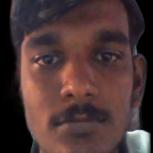
#> input picture tmp_ceph_image.jpg, 153 x 153 px; its folder holds only this picture in this run
$ python -i utils.py   (imports and definitions only)
#> lines starting #> are read from the running program, lines starting #| are printed output that depends on the picture
#> further down, picture is the input picture: shape (153, 153, 3); mean B, G, R 53.9, 54.5, 77.4
import os
import glob
import app.config as config
from PIL import Image
from PIL import Image, ImageEnhance

import cv2
import numpy as np

def enhance_image(image_np):
    # Convert to HSV color space
    hsv = cv2.cvtColor(image_np, cv2.COLOR_BGR2HSV)
#> hsv: shape (153, 153, 3); mean H, S, V 70.2, 83.6, 78.5
    # Split into channels
    h, s, v = cv2.split(hsv)
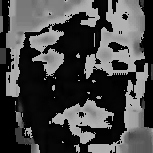
#> h: shape (153, 153); min 0, max 179, mean 70.2
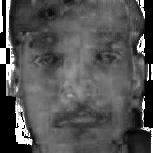
#> s: shape (153, 153); min 0, max 255, mean 83.6
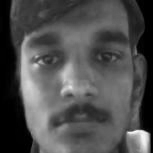
#> v: shape (153, 153); min 0, max 255, mean 78.5
    # Increase saturation by a factor, for example, 1.3
    s = cv2.convertScaleAbs(s * 1.3)  # Adjust the multiplier as needed
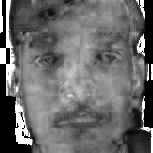
#> s: shape (153, 153); min 0, max 255, mean 105.3
    # Merge channels back
    enhanced_hsv = cv2.merge([h, s, v])
#> enhanced_hsv: shape (153, 153, 3); mean H, S, V 70.2, 105.3, 78.5
    # Convert back to BGR color space
    enhanced_img = cv2.cvtColor(enhanced_hsv, cv2.COLOR_HSV2BGR)
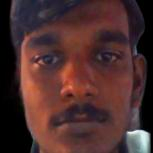
#> enhanced_img: shape (153, 153, 3); mean B, G, R 46.2, 46.9, 77
    return enhanced_img

def remove_representation():
    '''
    Delete all representation_*.pkl in database after execute DeepFace verify
    '''
    representations_path = glob.glob(os.path.join(config.DB_PATH, "representations_*.pkl"))
    if len(representations_path) != 0:
        for representation in representations_path:
            if os.path.exists(representation):
                os.remove(representation)

def check_empty_db():
    if len(os.listdir(config.DB_PATH)) == 0:
        return True
    return False

def show_img(input_path:str):
    '''
    Read image from path and show

    Arguments:
        input_path (str) Path to the input image.
    '''

    if not isinstance(input_path, str):
        raise TypeError("Only string is accepted, expect an input path as string.")

    if not os.path.exists(input_path):
        raise ValueError('Path to the image is not available.')

    try:
        image = Image.open(input_path)
        image.show()
    except:
        print("Error when reading image, check input_path.")


>>> import cv2
>>> picture = cv2.imread('../tmp_ceph_image.jpg')
>>> result = enhance_image(picture)

$ run again, on temp_WIN_20231011_12_48_35_Pro.jpg
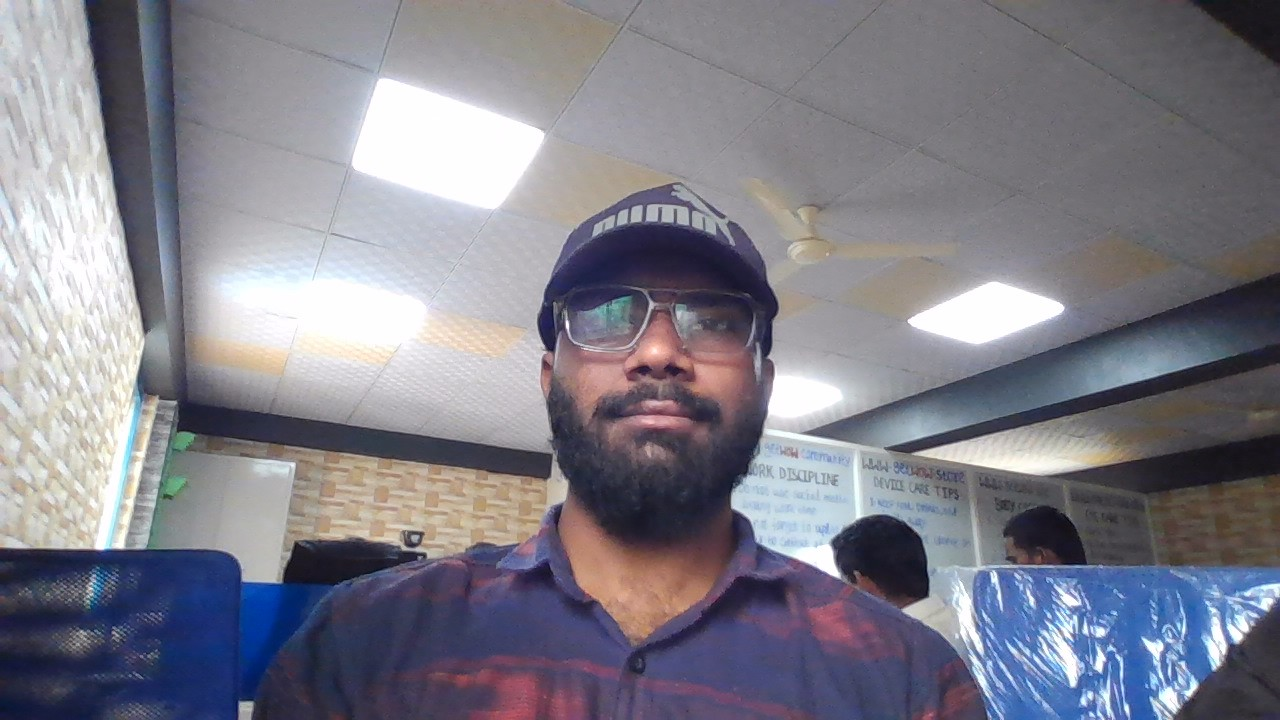
#> input picture temp_WIN_20231011_12_48_35_Pro.jpg, 1280 x 720 px
#> picture is the input picture: shape (720, 1280, 3); mean B, G, R 137.1, 126.2, 127.4
#> hsv: shape (720, 1280, 3); mean H, S, V 104.4, 44.6, 141.7
#> in enhance_image, `s = cv2.convertScaleAbs(s * 1.3)`:
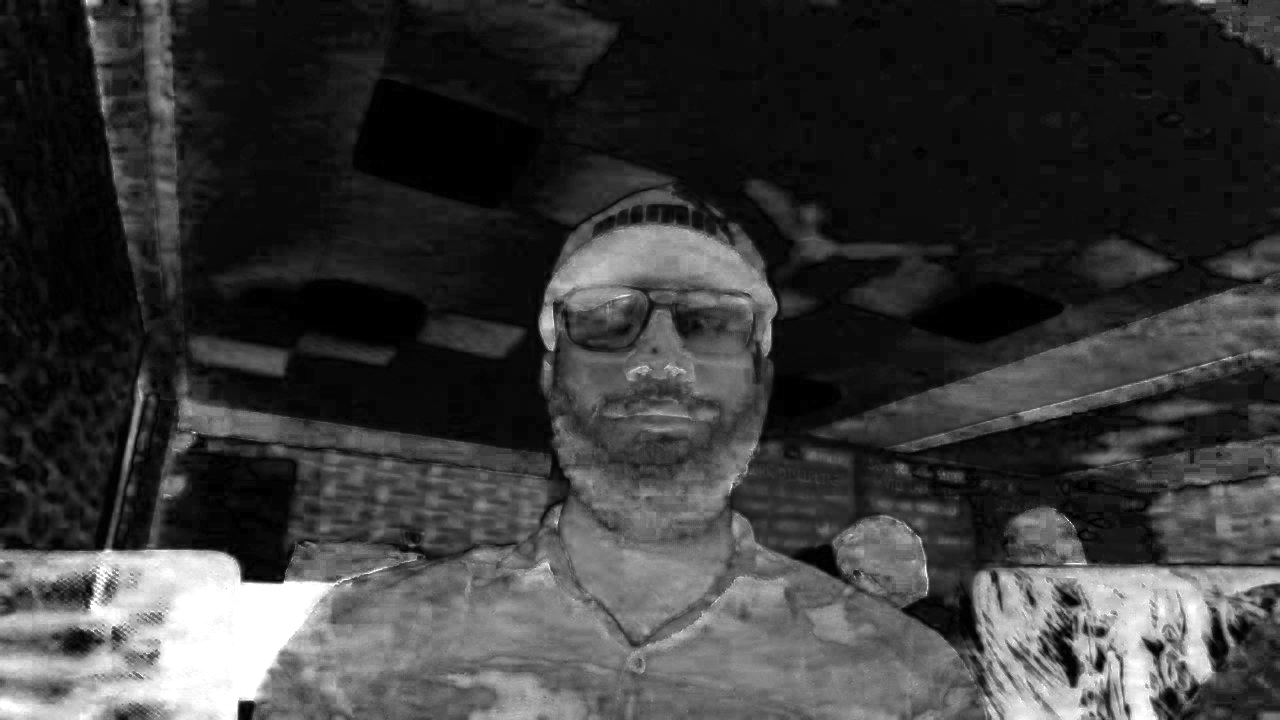
#> s: shape (720, 1280); min 0, max 255, mean 57.6
#> enhanced_hsv: shape (720, 1280, 3); mean H, S, V 104.4, 57.6, 141.7
#> in enhance_image, `enhanced_img = cv2.cvtColor(enhanced_hsv, cv2.COLOR_HSV2BGR)`:
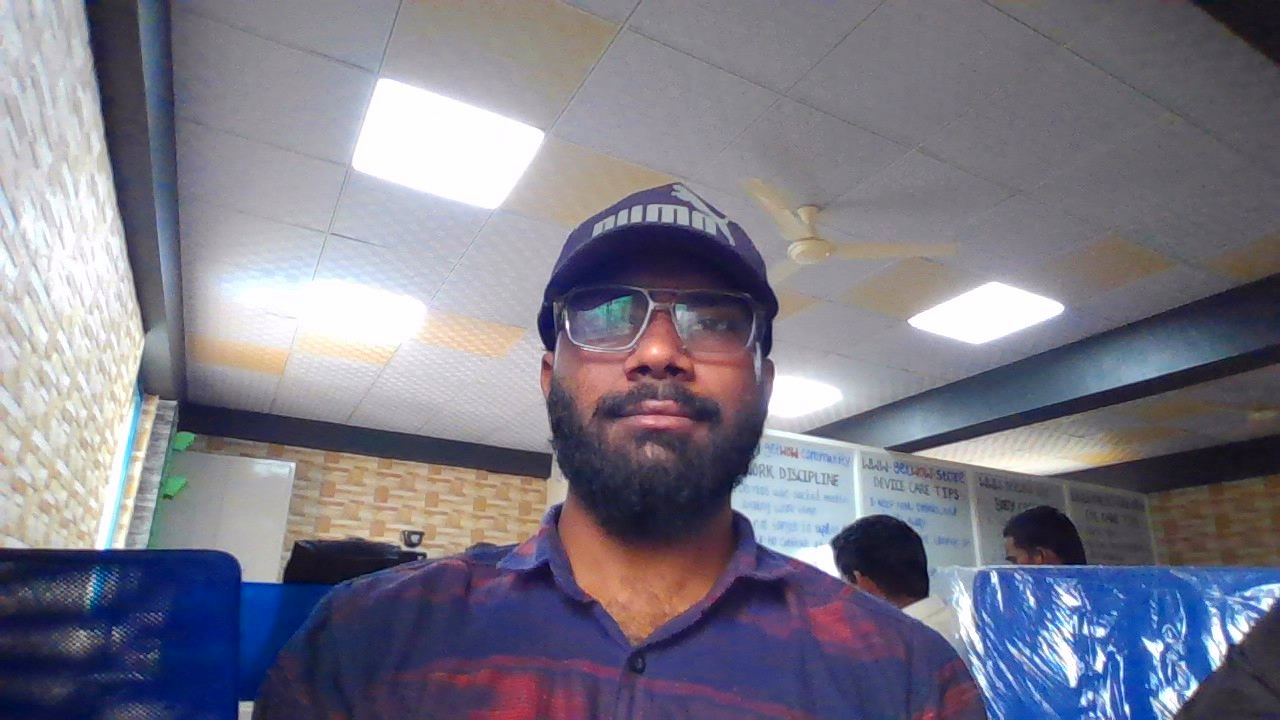
#> enhanced_img: shape (720, 1280, 3); mean B, G, R 135.5, 121.2, 123

$ run again, on temp_WIN_20240131_17_14_13_Pro.jpg
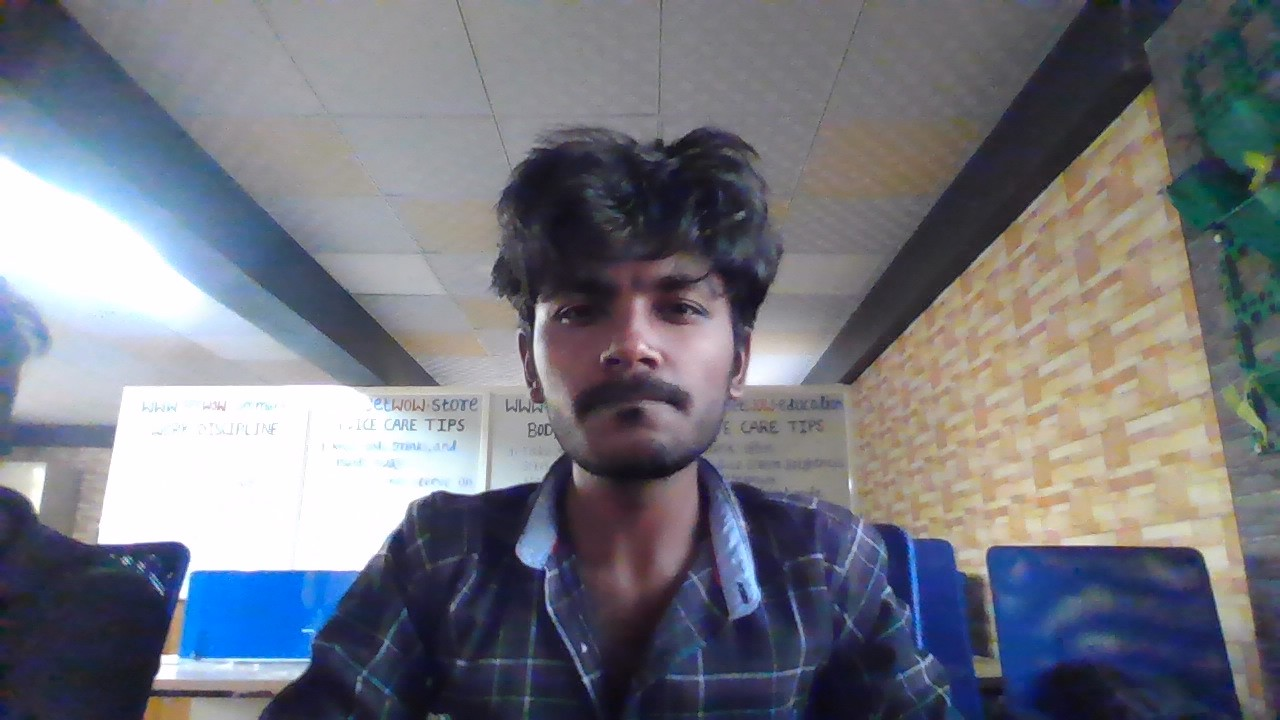
#> input picture temp_WIN_20240131_17_14_13_Pro.jpg, 1280 x 720 px
#> picture is the input picture: shape (720, 1280, 3); mean B, G, R 127.5, 118, 115.8
#> hsv: shape (720, 1280, 3); mean H, S, V 94.6, 60.7, 135
#> in enhance_image, `s = cv2.convertScaleAbs(s * 1.3)`:
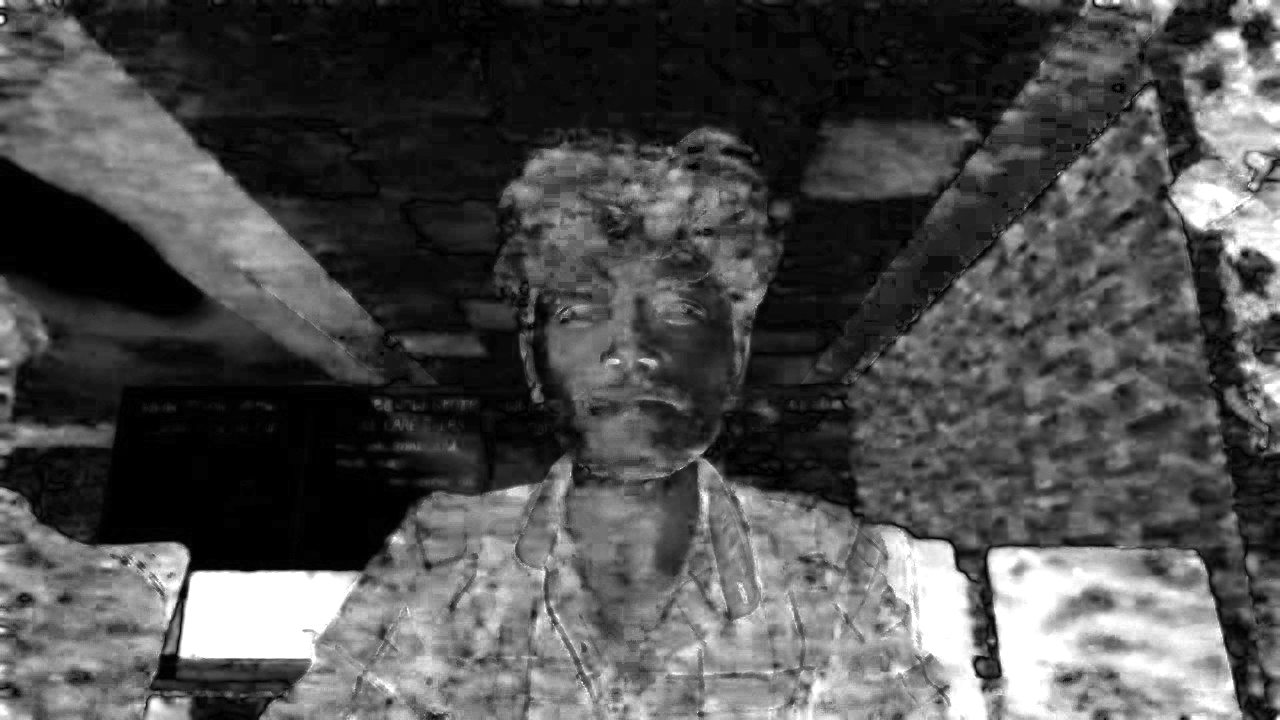
#> s: shape (720, 1280); min 0, max 255, mean 77.7
#> enhanced_hsv: shape (720, 1280, 3); mean H, S, V 94.6, 77.7, 135
#> in enhance_image, `enhanced_img = cv2.cvtColor(enhanced_hsv, cv2.COLOR_HSV2BGR)`:
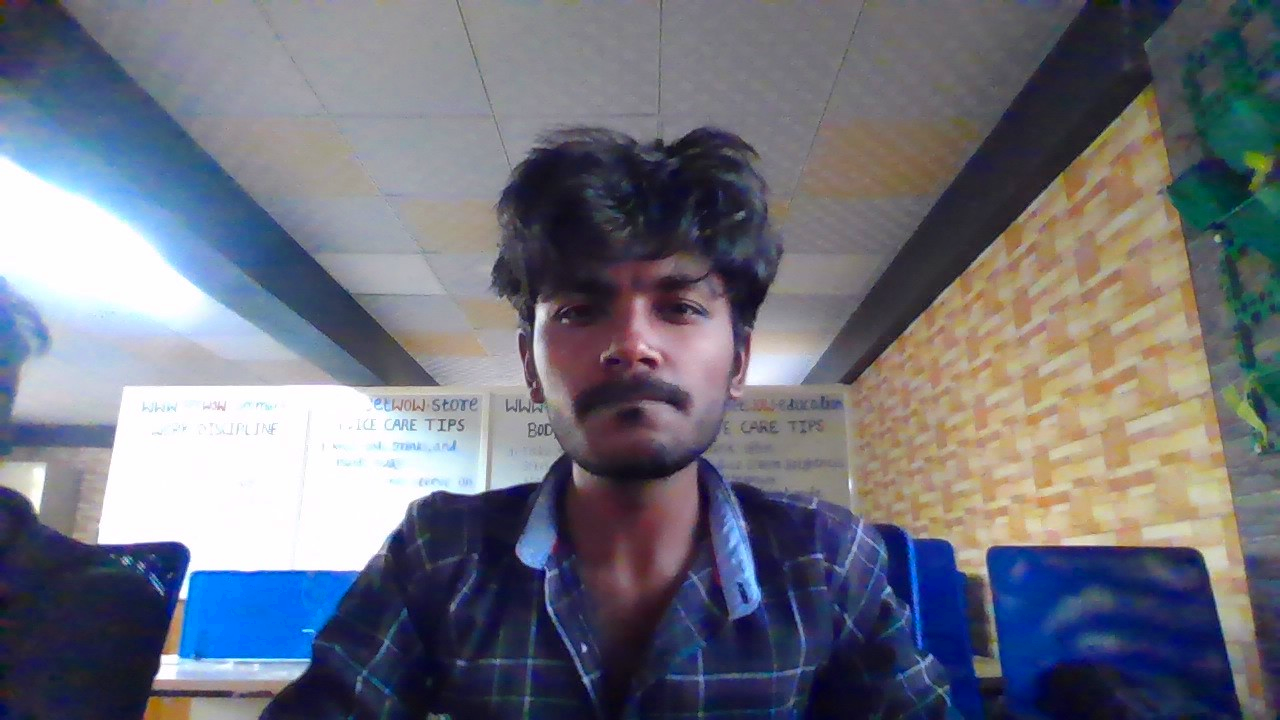
#> enhanced_img: shape (720, 1280, 3); mean B, G, R 125.1, 112.9, 110.7
